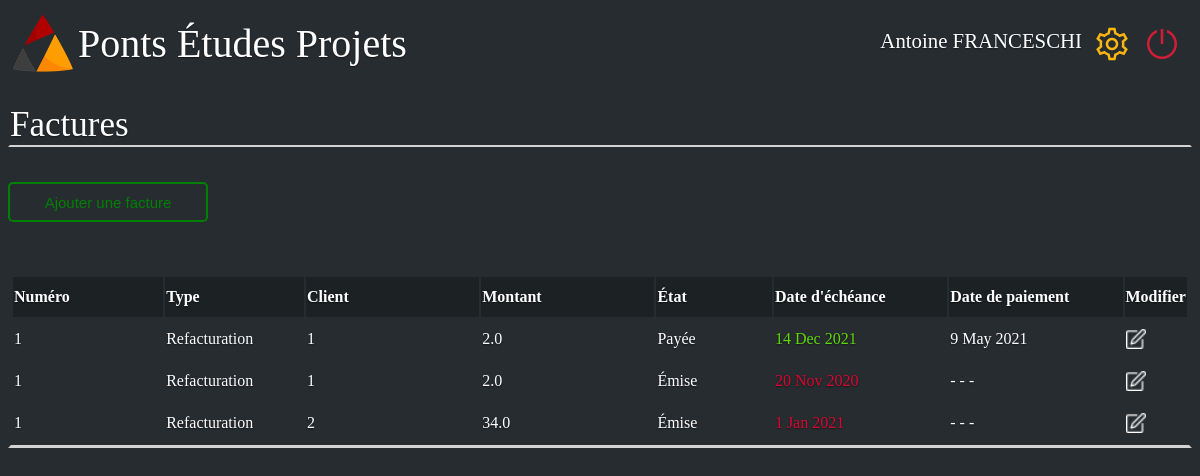
Page /tresorerie/Antoine FRANCESCHI on the committed database.
### web/site.py (models this page shows, shortened)
class db_factures(db.Model):
    _id = db.Column("id", db.Integer, primary_key= True)
    numero = db.Column(db.String(100))
    Type = db.Column(db.String(100))
    client = db.Column(db.String(100))
    montant= db.Column(db.Float)
    etat = db.Column(db.String(100))
    date_echeance = db.Column(db.String(100))
    date_paiement = db.Column(db.String(100))
    suiveur = db.Column(db.String(100))
    retard = db.Column(db.Boolean)

### web/site.py (the view)
@app.route('/tresorerie/<name>',methods=["GET","POST"])
def index12(name):
    init_bd()
    return render_template('Tresorier.html', name=name, BDD_facture = db_factures.query.all())

### web/site.py (called while the page is built)
def init_bd():
    for facture in db_factures.query.all():
        retard1 = init_retard(facture.date_echeance)
        facture.retard = retard1
        db.session.commit()

def init_retard(date):
    now = datetime.datetime.now()
    date_now = now.year*10000+now.month*100+now.day
    if int(date[0:2])<10:
        taille_date=1
    else:
        taille_date=2
    date_converti = int(date[0:2])
    month = date[taille_date+1:taille_date+4]
    year = int(date[taille_date+5::])
    L=['Jan','Feb','Mar','Apr','May','Jun','Jul','Aug','Sep','Oct','Nov','Dec']
    for k in range(len(L)):
        if month == L[k]:
            date_converti+=(k+1)*100
    date_converti += year*10000
    if date_converti<=date_now:
        return True
    return False

### web/templates/Tresorier.html (shortened to what this page needs)
<!DOCTYPE html>
<html>
    <head>
        <link rel="stylesheet" href={{ url_for('static', filename='style_tresorier.css') }}/>
    </head>
    <body>
        <div class="barre_principale">
            <div class="logo_junior">
                <a href="/home/{{name}}">
                    <img class= "logo_pep" src={{ url_for('static', filename='PEPLOGO.png') }}  alt= "Logo pep"/>
                    <div class="Junior">Ponts Études Projets</div>
                </a>
            </div>
            <div>
                <nav>
                    <ul class="navbar-nav">
                        <li class="user_name"><a class="user" href="#">{{name}}</a></li>
                        <li class="nav-item"><a href="#"><img src={{ url_for('static', filename='settings.png') }} alt="bouton reglage" ></a></li>
                        <li class="nav-item"><a href='/logout'><img src={{ url_for('static', filename='shutdown.png') }} alt="bouton shutdown" ></a></li>
                    </ul>
                </nav>
            </div>
        </div>
        <p class="titre">Factures</p>
        <div class="ajouter">
            <button onclick="window.location.href = '/tresoreie/{{name}}/add_delete';" type="button" class="Ajouter"> Ajouter une facture </button>
        </div>
        <table class="tableau">
            <thead class="thead-dark">
                <tr class="premiere_ligne">
                    <th>Numéro</th>
                    <th>Type</th>
                    <th>Client</th>
                    <th>Montant</th>
                    <th>État</th>
                    <th>Date d'échéance</th>
                    <th>Date de paiement</th>
                    <th>Modifier</th>
                </tr>
            </thead>
            <tbody>
                {% for facture in BDD_facture %}
                    <tr>
                        <td>{{facture.numero}}</td>
                        <td>{{facture.Type}}</td>
                        <td>{{facture.client}}</td>
                        <td>{{facture.montant}}</td>
                        <td>{{facture.etat}}</td>
                        {% if facture.retard == True  %}
                            <td style="color: rgb(218, 7, 49);">{{facture.date_echeance}}</td>
                        {% else %}
                            <td style="color: rgb(95, 218, 7);">{{facture.date_echeance}}</td>
                        {% endif %}
                        <td>{{facture.date_paiement}}</td>
                        <td><a href ='/tresoreie/{{name}}/{{facture._id}}/modify'><img src="{{ url_for('static', filename='edit1.png') }}" class="edit" height="16" width="16" ></a></td>
                    </tr>
                {% endfor %}
            </tbody>
        </table>
    </body>
</html>

### web/static/style_tresorier.css (style rules this page uses)
html { height: 100%; width: 100%; background-color : #272C31; }
body { background-color : #272C31; height: 100%; background-color: transparent; color: white; text-shadow: 0 .05rem .1rem rgba(0, 0, 0, .5); }
.barre_principale { height: 60px; display: flex; justify-content: space-between; }
.logo_pep { width: 60px; height: 60px; }
ul { list-style-type: none; display:flex; text-decoration:none; }
.logo_pep { float: left; margin: 5px; }
.user_name { margin-top:5px ; }
.Junior { margin-top: 12px; display: flex; font-size: 250%; }
nav a { font-size: 1.3em; color: white; text-shadow: 0 .05rem .1rem rgba(0, 0, 0, .5); text-decoration: none; }
nav li { margin-right: 10px; }
a { text-decoration:none; color:white; display:flex; }
button { border: 2px ; border-radius: 5px; width: 200px; height: 40px; background-color: transparent; border-style: solid; color:green; border-color: green; font-size:15px; }
.titre { border: 2px ; border-style: solid; border-top-color: transparent; border-left-color: transparent; border-right-color: transparent; border-bottom-color: lightgrey; font-size:35px; }
table { border-style: solid; border-top-color: transparent; border-left-color: transparent; border-right-color: transparent; border-bottom-color: lightgrey; }
.thead-dark { height: 20px; background-color: transparent; }
thead tr { width: 100%; height: 40px; background-color: #1C2124; }
tr { height: 40px; }
thead th { text-align: left; border-right-color: transparent; }
thead th:nth-child(1) { width: 13%; }
thead th:nth-child(2) { width: 12%; }
thead th:nth-child(3) { width: 15%; }
thead th:nth-child(4) { width: 15%; }
thead th:nth-child(5) { width: 10%; }
thead th:nth-child(6) { width: 15%; }
thead th:nth-child(7) { width: 15%; }
thead th:nth-child(8) { width: 5%; }
.edit { width: 20px; height: 20px; }
.tableau { margin-top: 50px; width: 100%; height: 20px; }

### rows in the picture
db_factures: numero "1", Type "Refacturation", client "1", montant "2.0", etat "Payée", date_echeance "14 Dec 2021", date_paiement "9 May 2021"
db_factures: numero "1", Type "Refacturation", client "1", montant "2.0", etat "Émise", date_echeance "20 Nov 2020", date_paiement "- - -"
db_factures: numero "1", Type "Refacturation", client "2", montant "34.0", etat "Émise", date_echeance "1 Jan 2021", date_paiement "- - -"

### other values in the picture
{{ name }} "Antoine FRANCESCHI"
